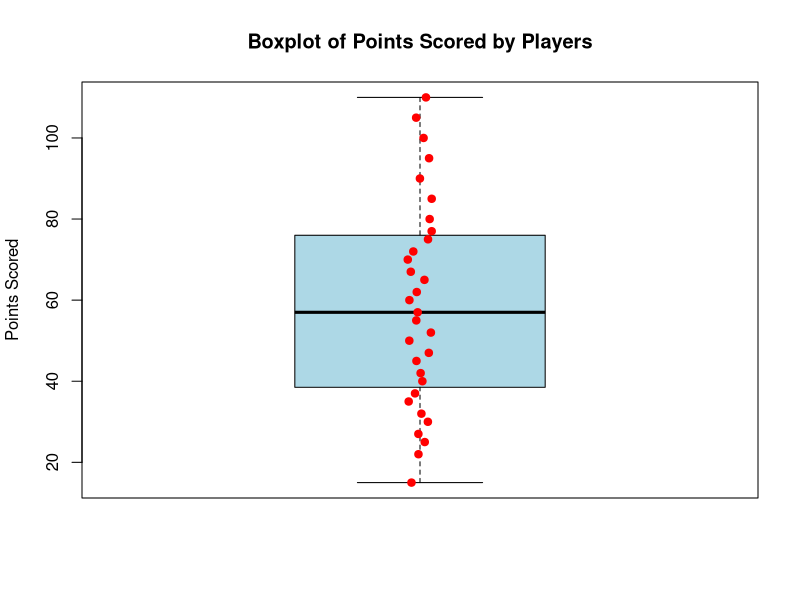

Here is the R script that generated this plot:

points_scored <- c(15, 22, 25, 27, 30, 32, 35, 37, 40, 42, 45, 47, 50, 52, 55, 57, 60, 62, 65, 67, 70, 72, 75, 77, 80, 85, 90, 95, 100, 105, 110)
boxplot(points_scored, main = "Boxplot of Points Scored by Players",
        ylab = "Points Scored", col = "lightblue")
points(jitter(rep(1, length(points_scored))), points_scored, col = "red", pch = 19)
summary(points_scored)
